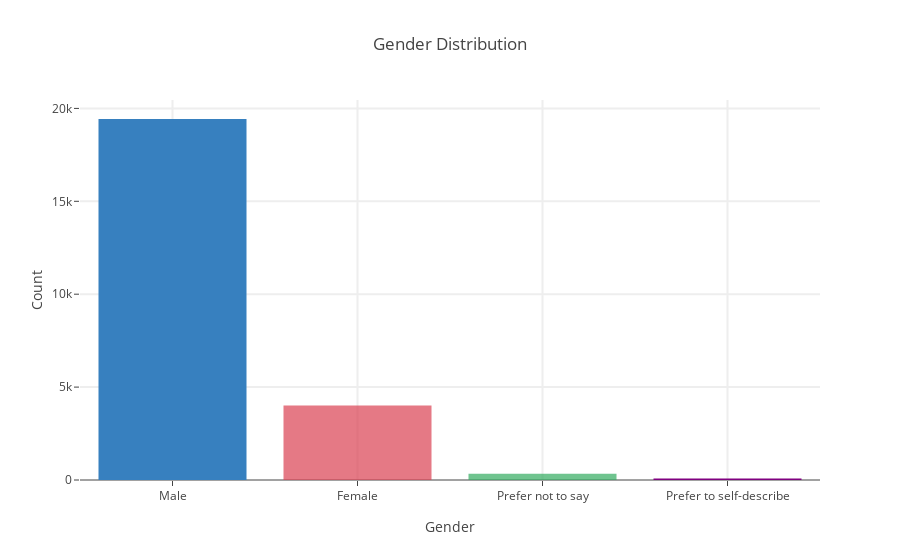

Notebook code for this chart:
### Code cell
data = [
go.Bar(
    x = list(kp.index),
    y = list(kp.values),
    marker=dict(color=['rgba(55, 128, 191, 1.0)', 'rgba(219, 64, 82, 0.7)',
               'rgba(50, 171, 96, 0.7)', 'rgb(128,0,128)'])
),]
layout= go.Layout(
    title= 'Gender Distribution',
    yaxis=dict(title='Count', ticklen=5, gridwidth=2),
    xaxis=dict(title='Gender', ticklen=5, gridwidth=2)
)
fig= go.Figure(data=data, layout=layout)
py.iplot(fig, filename='Q1')

### Figure 1 — Plotly figure (JSON) as saved in the notebook; plotly's stock layout.template omitted (floating-point values rounded to 4 significant figures)
{"data": [{"marker": {"color": ["rgba(55, 128, 191, 1.0)", "rgba(219, 64, 82, 0.7)", "rgba(50, 171, 96, 0.7)", "rgb(128,0,128)"]}, "type": "bar", "uid": "f76d0da8-82f8-44be-9f32-5903860368cf", "x": ["Male", "Female", "Prefer not to say", "Prefer to self-describe"], "y": [19430, 4010, 340, 79]}], "layout": {"title": {"text": "Gender Distribution"}, "xaxis": {"gridwidth": 2, "ticklen": 5, "title": {"text": "Gender"}}, "yaxis": {"gridwidth": 2, "ticklen": 5, "title": {"text": "Count"}}}}
